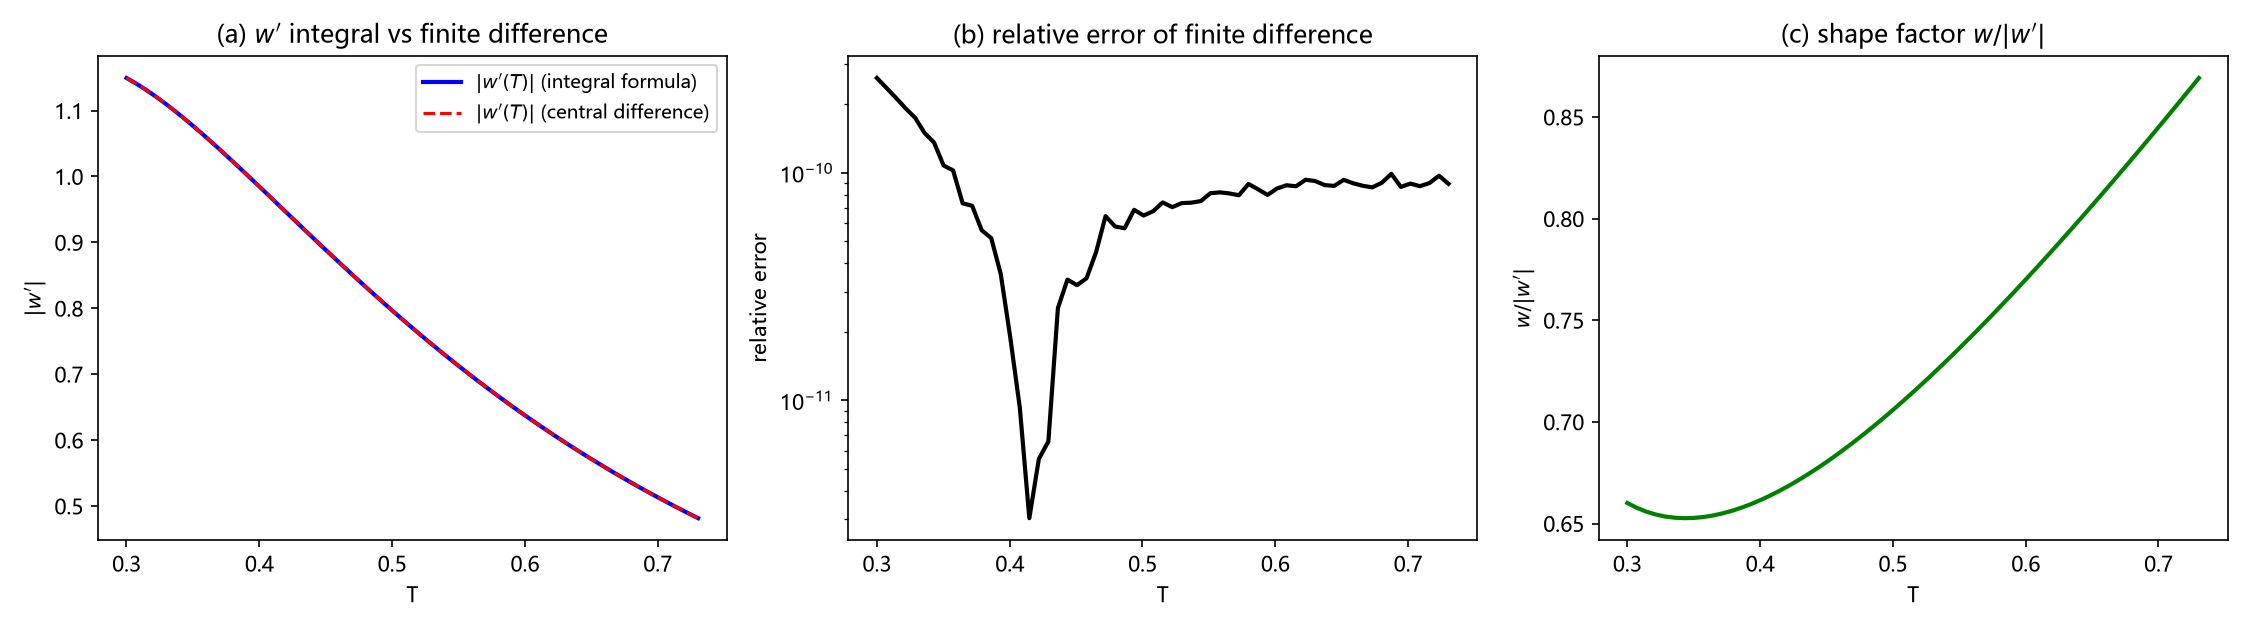

Write Python code to recreate this figure.
# -*- coding: utf-8 -*-
"""
环15 第 196 轮数值旁证：w'(T) 的链内表示（G-190c）
  w(T)          = ∫_0^1 2u tanh(u/(2T)) du
  wGapDeriv(T)  = -(1/T^2) ∫_0^1 u^2 sech^2(u/(2T)) du
核对：中心差分（h=1e-6）对 wGapDeriv 的相对偏差；导数为负；w/|w'| 的形状。
此脚本只做数值一致性核对，不反充第一性输入。
"""
import json
import numpy as np

T_c = 0.3
T_break = 0.7304390

def w(T, n=20001):
    u = np.linspace(0.0, 1.0, n)
    f = 2.0 * u * np.tanh(u / (2.0 * T))
    return np.trapezoid(f, u)

def w_deriv_integral(T, n=20001):
    u = np.linspace(0.0, 1.0, n)
    g = u ** 2 / np.cosh(u / (2.0 * T)) ** 2
    return -(1.0 / T ** 2) * np.trapezoid(g, u)

Ts = np.linspace(T_c, T_break, 61)
h = 1e-5
fd = np.array([(w(T + h) - w(T - h)) / (2 * h) for T in Ts])
an = np.array([w_deriv_integral(T) for T in Ts])
rel = np.abs(fd - an) / np.abs(an)
wv = np.array([w(T) for T in Ts])
ratio = wv / np.abs(an)

out = {
    "T_c": T_c,
    "T_break": T_break,
    "n_points": int(Ts.size),
    "rel_err_max": float(rel.max()),
    "rel_err_mean": float(rel.mean()),
    "deriv_negative_all": bool((an < 0).all()),
    "w_pos_all": bool((wv > 0).all()),
    "w_monotone_decreasing_all": bool((np.diff(wv) < 0).all()),
    "wPrime_abs_min": float(np.abs(an).min()),
    "wPrime_abs_max": float(np.abs(an).max()),
    "wPrime_abs_at_Tc": float(np.abs(an[0])),
    "wPrime_abs_at_Tbreak": float(np.abs(an[-1])),
    "ratio_w_over_absWprime_min": float(ratio.min()),
    "ratio_w_over_absWprime_max": float(ratio.max()),
    "ratio_at_Tc": float(ratio[0]),
    "ratio_at_Tbreak": float(ratio[-1]),
}
print(json.dumps(out, ensure_ascii=False, indent=2))
with open("环15_w导数表示_旁证.json", "w", encoding="utf-8") as f:
    json.dump(out, f, ensure_ascii=False, indent=2)

try:
    import matplotlib
    matplotlib.use("Agg")
    import matplotlib.pyplot as plt
    plt.rcParams["font.family"] = ["Microsoft YaHei", "DejaVu Sans"]
    plt.rcParams["axes.unicode_minus"] = False
    fig, axes = plt.subplots(1, 3, figsize=(15, 4.2))
    ax = axes[0]
    ax.plot(Ts, np.abs(an), "b-", lw=2, label=r"$|w'(T)|$ (integral formula)")
    ax.plot(Ts, np.abs(fd), "r--", lw=1.5, label=r"$|w'(T)|$ (central difference)")
    ax.set_xlabel("T")
    ax.set_ylabel(r"$|w'|$")
    ax.set_title(r"(a) $w'$ integral vs finite difference")
    ax.legend(fontsize=9)
    ax2 = axes[1]
    ax2.semilogy(Ts, rel, "k-", lw=2)
    ax2.set_xlabel("T")
    ax2.set_ylabel("relative error")
    ax2.set_title("(b) relative error of finite difference")
    ax3 = axes[2]
    ax3.plot(Ts, ratio, "g-", lw=2)
    ax3.set_xlabel("T")
    ax3.set_ylabel(r"$w/|w'|$")
    ax3.set_title(r"(c) shape factor $w/|w'|$")
    fig.tight_layout()
    fig.savefig("环15_w导数表示_旁证.png", dpi=150)
    print("png written")
except Exception as e:  # pragma: no cover
    print("plot skipped:", e)
